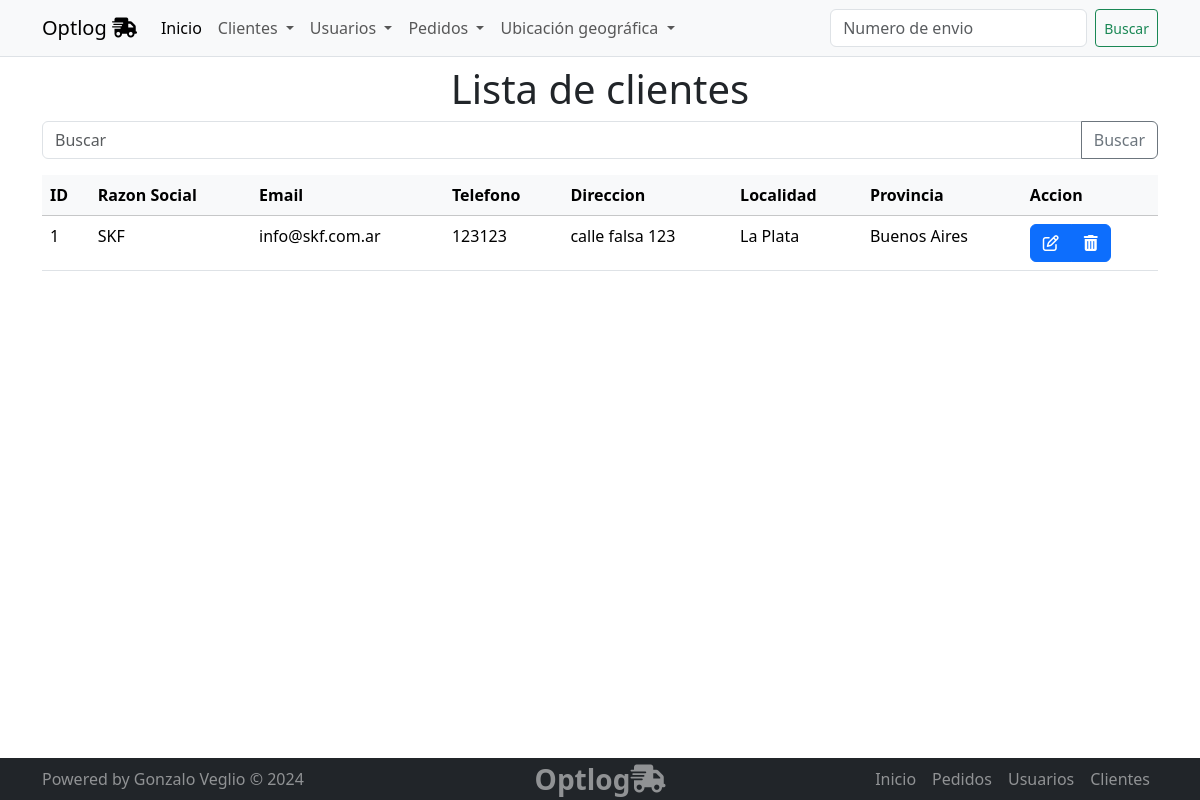
Page /clientes/clientes/list on the earlier database version.
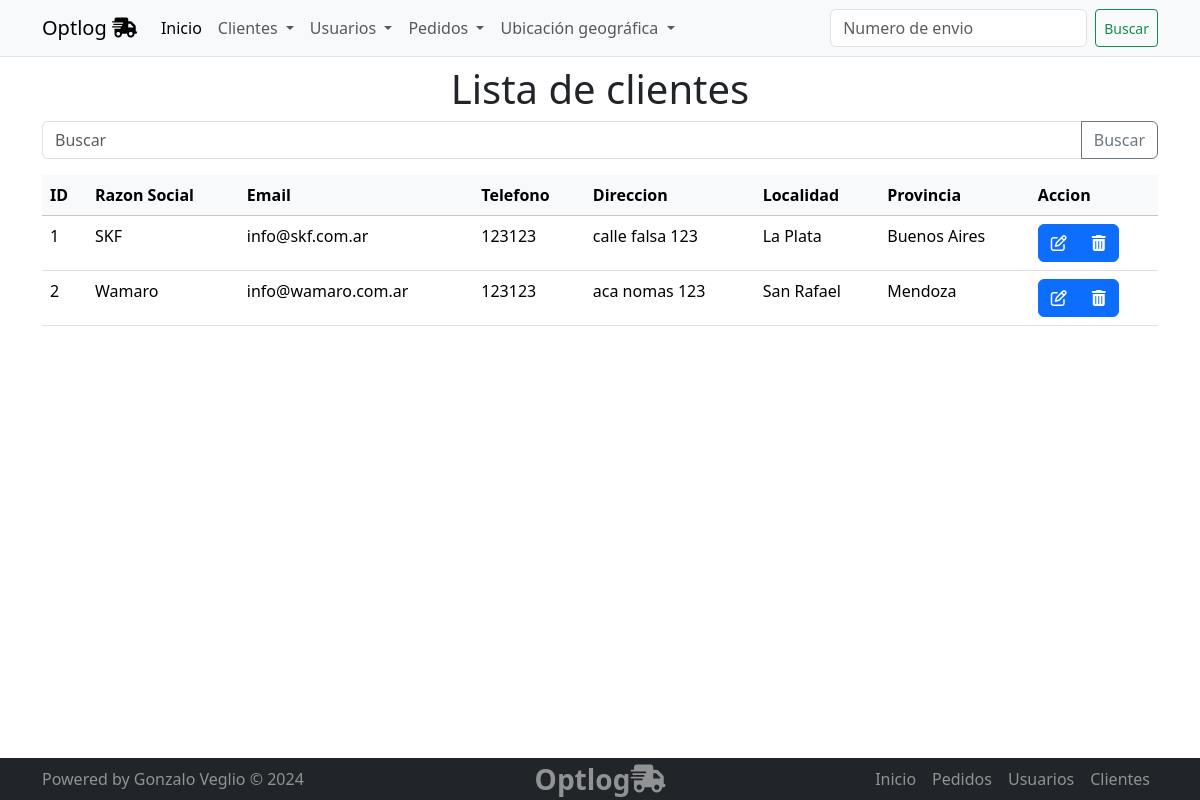
Same page on the later database version.
### clientes/models.py (models this page shows, shortened)
class Cliente(models.Model):
    razon_social = models.CharField(max_length=100)
    email = models.EmailField()
    telefono = models.CharField(max_length=20, blank=True,  null=True)
    direccion = models.CharField(max_length=200, blank=True,  null=True)
    provincia = models.ForeignKey(Provincia, on_delete=models.SET_NULL, null=True)
    localidad = models.ForeignKey(Localidad, on_delete=models.SET_NULL, null=True)

### geolocalizacion/models.py (models this page shows)
class Localidad(models.Model):
    nombre = models.CharField(max_length=100)
    provincia = models.ForeignKey(Provincia, on_delete=models.CASCADE,  )
    def __str__(self):
        return self.nombre

class Provincia(models.Model):
    nombre = models.CharField(max_length=100)
    def __str__(self):
        return self.nombre

### clientes/views.py (the view)
# urls.py: path('clientes/list', views.cliente_list, name='cliente_list'),
def cliente_list(request):
    query = request.GET.get('q')
    if query:
        clientes = Cliente.objects.filter( razon_social__icontains=query )
    else:
        clientes = Cliente.objects.all()
    context = {"object_list": clientes}
    return render(request, "clientes/cliente_list.html", context)

### clientes/templates/clientes/cliente_list.html (shortened to what this page needs)
{% extends 'core/base.html' %}
{% block main %}
<section class="container">
  <h1 class="text-center">
 Lista de clientes
  </h1>
  <form action="{% url 'clientes:cliente_list' %}" method="get">
    <div class="input-group mb-3">
      <input type="text" class="form-control" placeholder="Buscar"  name="q">
      <button class="btn btn-outline-secondary" type="submit" id="button-addon2">Buscar</button>
    </div>
</form>
  <table class="table table-hover">
    <thead class="table-light">
        <tr>
        <th>ID</th>
        <th>Razon Social</th>
        <th>Email</th>
        <th>Telefono</th>
        <th>Direccion</th>
        <th>Localidad</th>
        <th>Provincia</th>
        <th>Accion</th>
    </tr>
</thead>
<tbody>
    {% for object in object_list %}
    <tr>
  <td>{{object.id}}</td>
  <td>{{object.razon_social | capfirst}}</td>
  <td>{{object.email}}</td>
  <td>{{object.telefono}}</td>
  <td>{{object.direccion}}</td>
  <td>{{object.localidad | capfirst}}</td>
  <td>{{object.provincia | capfirst}}</td>
  <td>
    <div class="btn-group" role="group" aria-label="Basic example">
      <a href="{% url 'clientes:cliente_update' object.id %}" type="button" class="btn btn-primary"><i class="fa fa-edit"></i> </a>
      <a href="{% url 'clientes:cliente_delete' object.id %}" type="button" class="btn btn-primary"><i class="fa fa-trash"></i></a>
    </div>
  </td>
</tr>
{%empty%}
    <p>No hay registros</p>
        {% endfor %}
    </tbody>
</table>
</section>
{% endblock main %}

Differences in the rows shown:
added Cliente: id "2", razon_social "Wamaro", email "info@wamaro.com.ar", telefono "123123", direccion "aca nomas 123", localidad "San Rafael", provincia "Mendoza"
